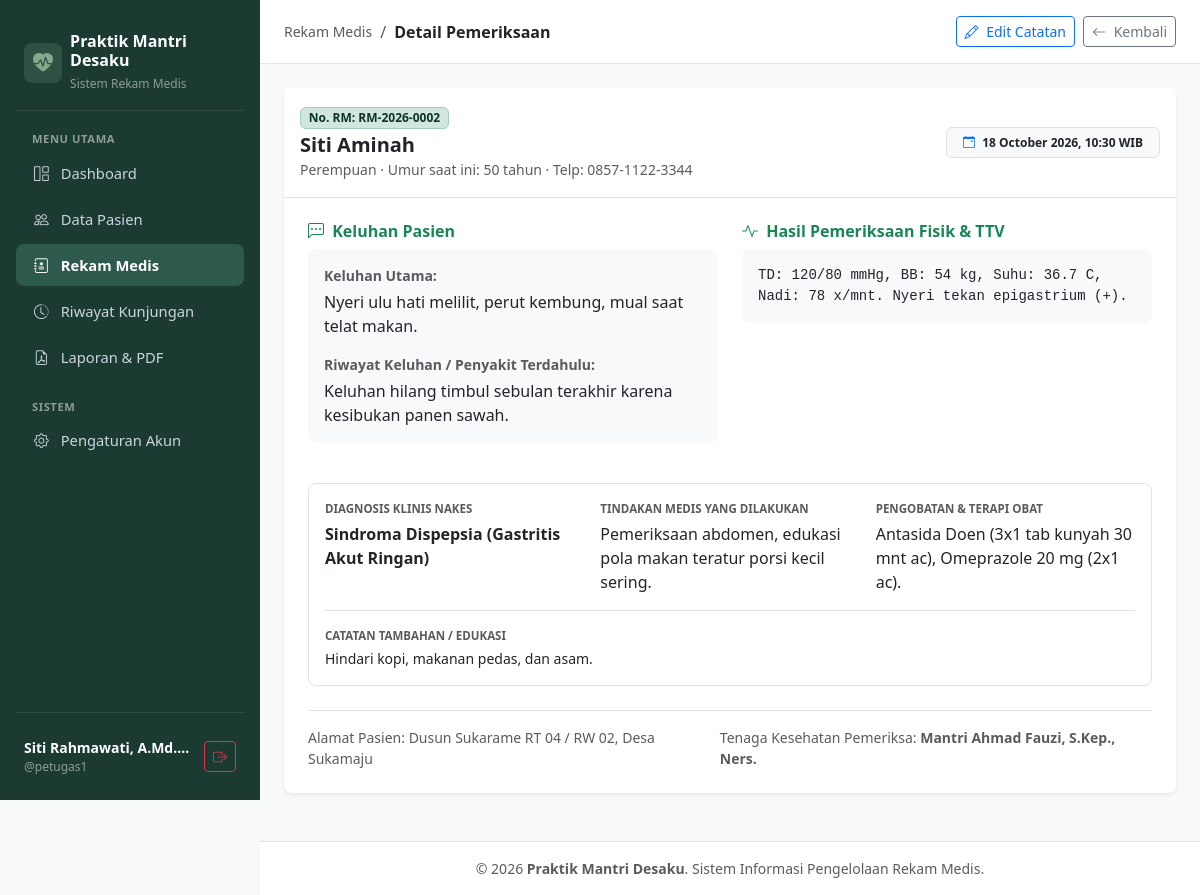
Screenshot of /rekam_medis/detail.php?id=2 (signed in) with the database file from the repository.
### tables this page shows
CREATE TABLE `rekam_medis` (
  `id` INT UNSIGNED NOT NULL AUTO_INCREMENT,
  `pasien_id` INT UNSIGNED NOT NULL,
  `user_id` INT UNSIGNED NOT NULL,
  `tanggal_kunjungan` DATETIME NOT NULL,
  `keluhan` TEXT NOT NULL,
  `riwayat_keluhan` TEXT NULL,
  `hasil_pemeriksaan` TEXT NOT NULL,
  `diagnosis` VARCHAR(255) NOT NULL,
  `tindakan` TEXT NOT NULL,
  `pengobatan` TEXT NOT NULL,
  `catatan_tambahan` TEXT NULL,
  `created_at` DATETIME NOT NULL DEFAULT CURRENT_TIMESTAMP,
  `updated_at` DATETIME NOT NULL DEFAULT CURRENT_TIMESTAMP ON UPDATE CURRENT_TIMESTAMP,
  PRIMARY KEY (`id`),
  INDEX `idx_pasien_id` (`pasien_id`),
  INDEX `idx_user_id` (`user_id`),
  INDEX `idx_tanggal_kunjungan` (`tanggal_kunjungan`),
  CONSTRAINT `fk_rekam_medis_pasien` FOREIGN KEY (`pasien_id`) REFERENCES `pasien` (`id`) ON DELETE RESTRICT ON UPDATE CASCADE,
  CONSTRAINT `fk_rekam_medis_user` FOREIGN KEY (`user_id`) REFERENCES `users` (`id`) ON DELETE RESTRICT ON UPDATE CASCADE
);

CREATE TABLE `pasien` (
  `id` INT UNSIGNED NOT NULL AUTO_INCREMENT,
  `no_rm` VARCHAR(20) NOT NULL UNIQUE,
  `nama` VARCHAR(120) NOT NULL,
  `tanggal_lahir` DATE NOT NULL,
  `jenis_kelamin` ENUM('L', 'P') NOT NULL,
  `alamat` TEXT NOT NULL,
  `no_telepon` VARCHAR(20) NULL,
  `created_at` DATETIME NOT NULL DEFAULT CURRENT_TIMESTAMP,
  `updated_at` DATETIME NOT NULL DEFAULT CURRENT_TIMESTAMP ON UPDATE CURRENT_TIMESTAMP,
  PRIMARY KEY (`id`),
  INDEX `idx_no_rm` (`no_rm`),
  INDEX `idx_nama_pasien` (`nama`)
);

CREATE TABLE `users` (
  `id` INT UNSIGNED NOT NULL AUTO_INCREMENT,
  `nama` VARCHAR(100) NOT NULL,
  `username` VARCHAR(50) NOT NULL UNIQUE,
  `password` VARCHAR(255) NOT NULL,
  `role` ENUM('admin', 'mantri', 'petugas') NOT NULL DEFAULT 'mantri',
  `created_at` DATETIME NOT NULL DEFAULT CURRENT_TIMESTAMP,
  PRIMARY KEY (`id`)
);

### rekam_medis/detail.php (the view, shortened to what this page needs)
<?php
require_once '../config/database.php';
$id = (int)($_GET['id'] ?? 0);
$stmt = $pdo->prepare("
    SELECT rm.*, p.nama AS nama_pasien, p.no_rm, p.jenis_kelamin, p.tanggal_lahir, p.alamat, p.no_telepon, u.nama AS petugas_nama
    FROM rekam_medis rm
    JOIN pasien p ON rm.pasien_id = p.id
    JOIN users u ON rm.user_id = u.id
    WHERE rm.id = ?
");
$stmt->execute([$id]);
$record = $stmt->fetch();
$birthDate = new DateTime($record['tanggal_lahir']);
$visitDate = new DateTime($record['tanggal_kunjungan']);
$umur = $birthDate->diff($visitDate)->y;
require_once '../includes/header.php';
require_once '../includes/sidebar.php';
?>
<div class="main-wrapper flex-grow-1">
    <header class="top-navbar">
        <div class="d-flex align-items-center gap-2">
            <span class="text-muted small">Rekam Medis</span>
            <span class="text-muted">/</span>
            <span class="fw-semibold text-dark">Detail Pemeriksaan</span>
        </div>
        <div class="d-flex gap-2">
            <a href="edit.php?id=<?= $record['id'] ?>" class="btn btn-sm btn-outline-primary">
                <i class="bi bi-pencil me-1"></i> Edit Catatan
            </a>
            <a href="index.php" class="btn btn-sm btn-outline-secondary">
                <i class="bi bi-arrow-left me-1"></i> Kembali
            </a>
        </div>
    </header>
    <main class="p-4">
        <div class="card border-0 shadow-sm rounded-3 mb-4">
            <div class="card-header bg-white py-3 border-bottom d-flex justify-content-between align-items-center">
                <div>
                    <span class="badge bg-success-subtle text-success-emphasis border border-success-subtle mb-1">
                        No. RM: <?= htmlspecialchars($record['no_rm']) ?>
                    </span>
                    <h5 class="fw-bold mb-0 text-dark"><?= htmlspecialchars($record['nama_pasien']) ?></h5>
                    <small class="text-muted">
                        <?= $record['jenis_kelamin'] === 'L' ? 'Laki-laki' : 'Perempuan' ?> · Umur saat ini: <?= $umur ?> tahun · Telp: <?= htmlspecialchars($record['no_telepon'] ?: '-') ?>
                    </small>
                </div>
                <div class="text-end">
                    <span class="badge bg-light text-dark border px-3 py-2">
                        <i class="bi bi-calendar-event me-1 text-primary"></i> <?= date('d F Y, H:i', strtotime($record['tanggal_kunjungan'])) ?> WIB
                    </span>
                </div>
            </div>
            <div class="card-body p-4">
                <div class="row g-4">
                    <div class="col-md-6">
                        <h6 class="fw-bold text-success mb-2"><i class="bi bi-chat-left-dots me-1"></i> Keluhan Pasien</h6>
                        <div class="p-3 bg-light rounded-3 mb-3">
                            <div class="small fw-semibold text-muted mb-1">Keluhan Utama:</div>
                            <div class="text-dark"><?= nl2br(htmlspecialchars($record['keluhan'])) ?></div>
                            <?php if (!empty($record['riwayat_keluhan'])): ?>
                                <div class="small fw-semibold text-muted mt-3 mb-1">Riwayat Keluhan / Penyakit Terdahulu:</div>
                                <div class="text-dark"><?= nl2br(htmlspecialchars($record['riwayat_keluhan'])) ?></div>
                            <?php endif; ?>
                        </div>
                    </div>
                    <div class="col-md-6">
                        <h6 class="fw-bold text-success mb-2"><i class="bi bi-activity me-1"></i> Hasil Pemeriksaan Fisik & TTV</h6>
                        <div class="p-3 bg-light rounded-3 mb-3">
                            <div class="text-dark font-monospace small">
                                <?= nl2br(htmlspecialchars($record['hasil_pemeriksaan'])) ?>
                            </div>
                        </div>
                    </div>
                    <div class="col-12">
                        <div class="p-3 border rounded-3 bg-white">
                            <div class="row g-3">
                                <div class="col-md-4">
                                    <div class="small fw-semibold text-muted text-uppercase" style="font-size: 0.72rem;">Diagnosis Klinis Nakes</div>
                                    <div class="fw-bold fs-6 text-dark mt-1"><?= htmlspecialchars($record['diagnosis']) ?></div>
                                </div>
                                <div class="col-md-4">
                                    <div class="small fw-semibold text-muted text-uppercase" style="font-size: 0.72rem;">Tindakan Medis yang Dilakukan</div>
                                    <div class="text-dark mt-1"><?= nl2br(htmlspecialchars($record['tindakan'])) ?></div>
                                </div>
                                <div class="col-md-4">
                                    <div class="small fw-semibold text-muted text-uppercase" style="font-size: 0.72rem;">Pengobatan & Terapi Obat</div>
                                    <div class="text-dark mt-1"><?= nl2br(htmlspecialchars($record['pengobatan'] ?: 'Tidak ada resep obat sistemik.')) ?></div>
                                </div>
                            </div>
                            <?php if (!empty($record['catatan_tambahan'])): ?>
                                <div class="mt-3 pt-3 border-top">
                                    <div class="small fw-semibold text-muted text-uppercase" style="font-size: 0.72rem;">Catatan Tambahan / Edukasi</div>
                                    <div class="text-dark small mt-1"><?= htmlspecialchars($record['catatan_tambahan']) ?></div>
                                </div>
                            <?php endif; ?>
                        </div>
                    </div>
                </div>
                <div class="mt-4 pt-3 border-top d-flex justify-content-between align-items-center text-muted small">
                    <div>
                        <span>Alamat Pasien: <?= htmlspecialchars($record['alamat']) ?></span>
                    </div>
                    <div>
                        <span>Tenaga Kesehatan Pemeriksa: <strong><?= htmlspecialchars($record['petugas_nama']) ?></strong></span>
                    </div>
                </div>
            </div>
        </div>
    </main>
<?php require_once '../includes/footer.php'; ?>

### includes/header.php (style rules this page uses)
:root { --sage-dark: #1b3a32; --sage-primary: #2d5a4c; --sage-medium: #52796f; --sage-light: #84a98c; --sage-bg: #f8faf9; --sidebar-width: 260px; }
body { background-color: var(--sage-bg); font-family: system-ui, -apple-system, "Segoe UI", Roboto, sans-serif; color: #1e293b; }
.main-wrapper { margin-left: var(--sidebar-width); min-height: 100vh; display: flex; flex-direction: column; }
.top-navbar { background-color: #ffffff; border-bottom: 1px solid #e2e8f0; height: 64px; padding: 0 24px; display: flex; align-items: center; justify-content: space-between; position: sticky; top: 0; z-index: 999; }

### rows the page displays
rekam_medis: pasien.no_rm "RM-2026-0002", pasien.nama "Siti Aminah", umur "50", pasien.no_telepon "0857-1122-3344", tanggal_kunjungan "18 October 2026, 10:30", keluhan "Nyeri ulu hati melilit, perut kembung, mual saat telat makan.", riwayat_keluhan "Keluhan hilang timbul sebulan terakhir karena kesibukan panen sawah.", hasil_pemeriksaan "TD: 120/80 mmHg, BB: 54 kg, Suhu: 36.7 C, Nadi: 78 x/mnt. Nyeri tekan epigastrium (+).", diagnosis "Sindroma Dispepsia (Gastritis Akut Ringan)", tindakan "Pemeriksaan abdomen, edukasi pola makan teratur porsi kecil sering.", pengobatan "Antasida Doen (3x1 tab kunyah 30 mnt ac), Omeprazole 20 mg (2x1 ac).", catatan_tambahan "Hindari kopi, makanan pedas, dan asam.", pasien.alamat "Dusun Sukarame RT 04 / RW 02, Desa Sukamaju", user.nama "Mantri Ahmad Fauzi, S.Kep., Ners."

### other values shown
$_SESSION['nama'] "Siti Rahmawati, A.Md.…"
$_SESSION['username'] "petugas1"
